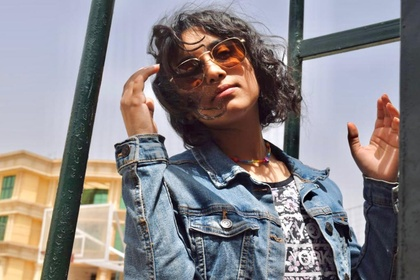
%> input picture media/img.jpg, 420 x 280 px, shrunk from 1024 x 682 before the run
$ octave sharp.m   (GNU Octave 9; MATLAB toolbox functions it lacks are replaced by stand-ins)
%> lines starting %> are read from the running program, lines starting %| are printed output that depends on the picture

%UNTITLED Summary of this function goes here
%   Detailed explanation goes here
originalImage = imread("img.jpg");
%> originalImage is the input picture: size 280x420x3 uint8; mean R, G, B 137.6, 132.8, 135.3
% gray_image = rgb2gray(originalImage);
subplot(1, 2, 1);
% displaying the image
imshow(originalImage);
title("Original image");

gray_image = double(originalImage);
[rows,cols]=size(gray_image);
%> rows = 280; cols = 1260
mask = [0,1,0;1,-4,1;0,1,0];
out = gray_image;
for i=2:rows-1
 for j=2:cols-1
     temp = mask.*gray_image(i-1:i+1,j-1:j+1);
     value = sum(temp(:));
     out(i, j)= value;
end
end
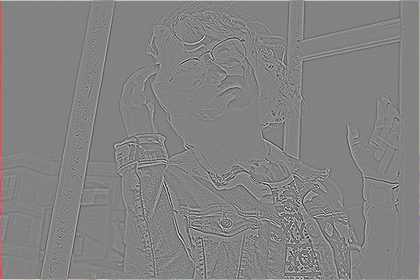
%> out: size 280x420x3 double; mean R, G, B 1.7, 1, 1; drawn with min black and max white
out = uint8(out);
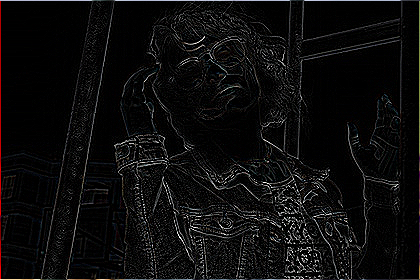
%> out: size 280x420x3 uint8; mean R, G, B 13, 12.5, 12.6
subplot(1, 2, 2),
imshow(out);
title("sharp image");

$ run again, with media/median.jpg copied over media/img.jpg
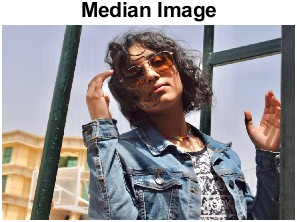
%> input picture media/median.jpg, 297 x 222 px
%> originalImage is the input picture: size 222x297x3 uint8; mean R, G, B 149.7, 145.5, 147.6
%> after the loop `for i=2:rows-1`:
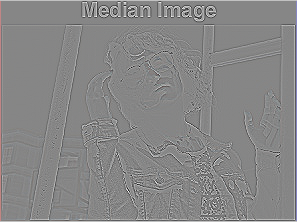
%> out: size 222x297x3 double; mean R, G, B 3.1, 2.3, 3.2; drawn with min black and max white
%> `out = uint8(out);`:
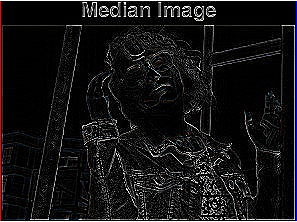
%> out: size 222x297x3 uint8; mean R, G, B 20.8, 20, 20.9
